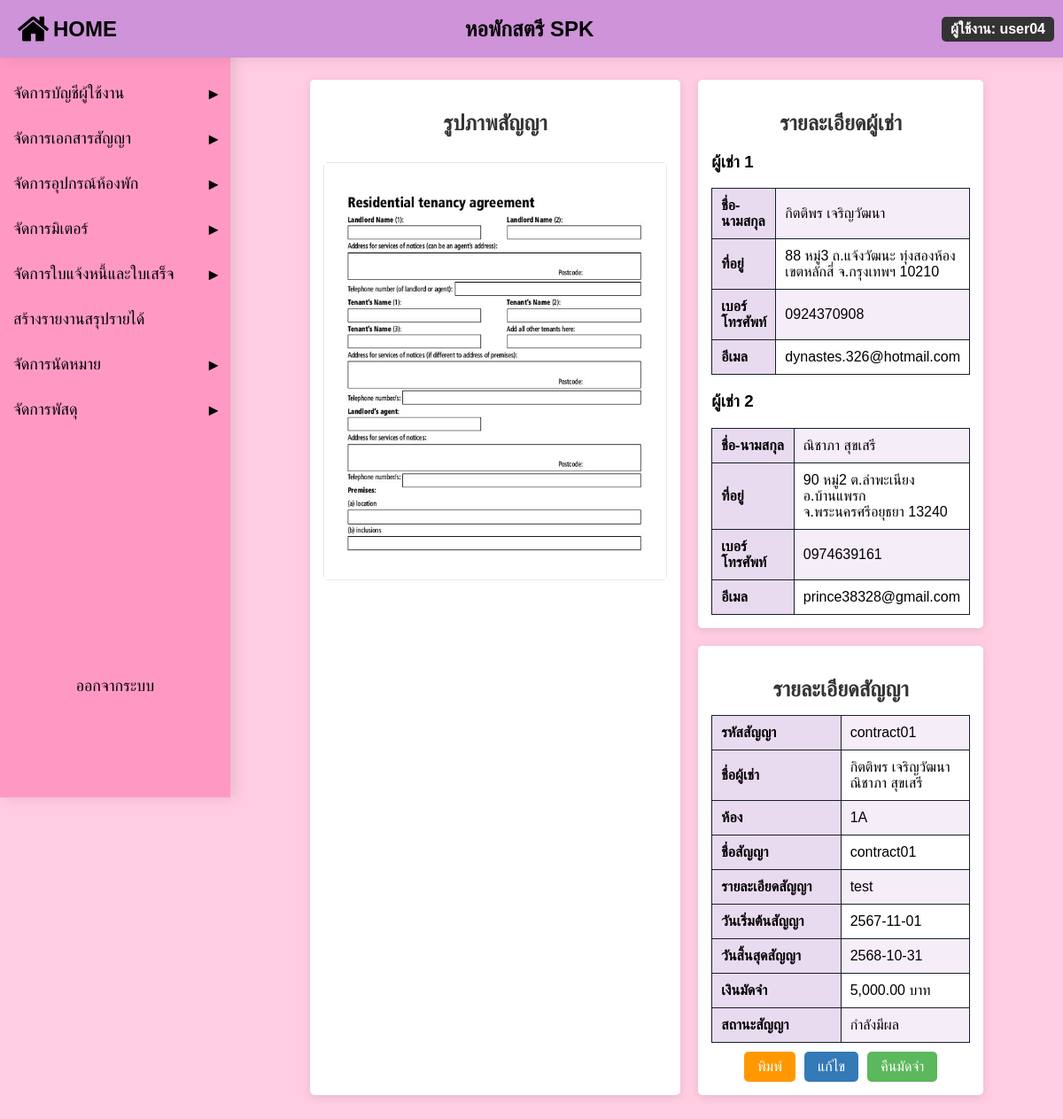
The app's page /contract_detail.php?contract_id=contract01 (signed in) with its own data.
### tables this page shows
CREATE TABLE `contract` (
  `contract_id` varchar(11) NOT NULL,
  `room_id` varchar(11) NOT NULL,
  `contract_name` varchar(40) NOT NULL,
  `contract_detail` text,
  `contract_start` date NOT NULL,
  `contract_end` date NOT NULL,
  `contract_img` blob NOT NULL,
  `deposit` varchar(11) NOT NULL,
  `contract_status` varchar(11) NOT NULL
);

CREATE TABLE `room` (
  `room_id` varchar(11) NOT NULL,
  `room_status` varchar(11) NOT NULL,
  `room_detail` text NOT NULL,
  `room_price` varchar(6) NOT NULL
);

### contract_detail.php (the view, shortened to what this page needs)
<?php
include('condb.php');
$contract_id = isset($_GET['contract_id']) ? $_GET['contract_id'] : null;
$sql = "SELECT
            c.*,
            GROUP_CONCAT(DISTINCT CONCAT(u.first_name, ' ', u.last_name) SEPARATOR '\n') AS tenant_names,
            GROUP_CONCAT(DISTINCT u.user_address SEPARATOR ' nl2br ') AS tenant_addresses,
            GROUP_CONCAT(DISTINCT u.phone SEPARATOR ', ') AS tenant_phones,
            GROUP_CONCAT(DISTINCT u.email SEPARATOR ', ') AS tenant_emails,
            r.room_id
        FROM contract c
        LEFT JOIN contract_user cu ON c.contract_id = cu.contract_id
        LEFT JOIN user u ON cu.user_id = u.user_id
        LEFT JOIN room r ON c.room_id = r.room_id
        WHERE c.contract_id = ?
        GROUP BY c.contract_id";
$contract = null;
if ($stmt = $conn->prepare($sql)) {
    $stmt->bind_param("s", $contract_id);
    $stmt->execute();
    $result = $stmt->get_result();
    $contract = $result->fetch_assoc();
}
?>
<!DOCTYPE html>
<html lang="th">
<head>
</head>
<body>
    <?php include('admin_sidebar.php'); ?>
    <div class="container-wrapper">
        <div class="image-container">
            <h2>รูปภาพสัญญา</h2>
            <?php if (!empty($contract['contract_img'])): ?>
                <img src="<?php echo htmlspecialchars($contract['contract_img']); ?>" alt="Contract Image">
            <?php else: ?>
                <p>ไม่มีรูปภาพ</p>
            <?php endif; ?>
        </div>
        <div class="details-wrapper">
            <div class="user-details-container">
                <h2>รายละเอียดผู้เช่า</h2>
                <?php
                $tenant_names = explode("\n", $contract['tenant_names']);
                $tenant_addresses = explode(' nl2br ', $contract['tenant_addresses']);
                $tenant_phones = explode(', ', $contract['tenant_phones']);
                $tenant_emails = explode(', ', $contract['tenant_emails']);
                for ($i = 0; $i < count($tenant_names); $i++) {
                    echo '
                    <div class="user-detail-table">
                        <h3>ผู้เช่า ' . ($i + 1) . '</h3>
                        <table>
                            <tr>
                                <th>ชื่อ-นามสกุล</th>
                                <td>' . htmlspecialchars($tenant_names[$i]) . '</td>
                            </tr>
                            <tr>
                                <th>ที่อยู่</th>
                                <td>' . htmlspecialchars($tenant_addresses[$i] ?? '-') . '</td>
                            </tr>
                            <tr>
                                <th>เบอร์โทรศัพท์</th>
                                <td>' . htmlspecialchars($tenant_phones[$i] ?? '-') . '</td>
                            </tr>
                            <tr>
                                <th>อีเมล</th>
                                <td>' . htmlspecialchars($tenant_emails[$i] ?? '-') . '</td>
                            </tr>
                        </table>
                    </div>
                    ';
                }
                ?>
            </div>
            <div class="details-container">
                <h2>รายละเอียดสัญญา</h2>
                <table>
                    <tr>
                        <th>รหัสสัญญา</th>
                        <td><?php echo htmlspecialchars($contract['contract_id']); ?></td>
                    </tr>
                    <tr>
                        <th>ชื่อผู้เช่า</th>
                        <td><?php echo nl2br(htmlspecialchars($contract['tenant_names'])); ?></td>
                    </tr>
                    <tr>
                        <th>ห้อง</th>
                        <td><?php echo htmlspecialchars($contract['room_id']); ?></td>
                    </tr>
                    <tr>
                        <th>ชื่อสัญญา</th>
                        <td><?php echo htmlspecialchars($contract['contract_name']); ?></td>
                    </tr>
                    <tr>
                        <th>รายละเอียดสัญญา</th>
                        <td><?php echo htmlspecialchars($contract['contract_detail']); ?></td>
                    </tr>
                    <tr>
                        <th>วันเริ่มต้นสัญญา</th>
                        <td><?php echo htmlspecialchars($contract['contract_start']); ?></td>
                    </tr>
                    <tr>
                        <th>วันสิ้นสุดสัญญา</th>
                        <td><?php echo htmlspecialchars($contract['contract_end']); ?></td>
                    </tr>
                    <tr>
                        <th>เงินมัดจำ</th>
                        <td><?php echo htmlspecialchars(number_format($contract['deposit'], 2)); ?> บาท</td>
                    </tr>
                    <tr>
                        <th>สถานะสัญญา</th>
                        <td><?php echo htmlspecialchars($contract['contract_status']); ?></td>
                    </tr>
                </table>
                <div class="buttons">
                    <a class="btn print-btn" onclick="printImage('<?php echo $contract['contract_img']; ?>')">พิมพ์</a>
                    <a href="edit_contract.php?contract_id=<?php echo $contract['contract_id']; ?>" class="btn">แก้ไข</a>
                    <a href="security_refund.php?contract_id=<?php echo $contract['contract_id']; ?>" class="btn refund-btn">คืนมัดจำ</a>
                </div>
            </div>
        </div>
    </div>
</body>
</html>

### contract_detail.php (style rules this page uses)
body { font-family: Arial, sans-serif; margin: 0; padding: 0; }
.container-wrapper { display: flex; flex-direction: row; justify-content: center; gap: 20px; margin: 90px; margin-left: 350px; max-width: 1800px; }
.image-container { flex: 3; background: #fff; padding: 15px; border-radius: 5px; box-shadow: 0 2px 10px rgba(0, 0, 0, 0.1); display: flex; flex-direction: column; align-items: center; }
.image-container img { max-width: 100%; height: auto; border-radius: 5px; margin-top: 15px; }
.details-wrapper { flex: 2; display: flex; flex-direction: column; gap: 20px; }
.details-container, .user-details-container { background: #fff; padding: 15px; border-radius: 5px; box-shadow: 0 2px 10px rgba(0, 0, 0, 0.1); }
table { width: 100%; border-collapse: collapse; margin-top: 10px; }
table, th, td { border: 1px solid #17202a; }
th, td { padding: 10px; text-align: left; width: 40%; }
th { background-color: #e8daef; }
tr:nth-child(even) { background-color: #ffffff; }
tr:nth-child(odd) { background-color: #f5eef8; }
h2 { margin-bottom: 15px; text-align: center; color: #333; }
.buttons { display: flex; justify-content: center; gap: 10px; margin-top: 10px; }
.btn { background-color: #337ab7; color: white; padding: 8px 15px; border-radius: 5px; text-decoration: none; text-align: center; cursor: pointer; }
.print-btn { background-color: #FF9800; }
.refund-btn { background-color: #5cb85c; }

### admin_sidebar.php (style rules this page uses)
body { margin: 0; font-family: Arial, sans-serif; background-color: #ffcce1; }

### records on screen
contract: contract_img (picture), contract_id "contract01", room.room_id "1A", contract_name "contract01", contract_detail "test", contract_start "2567-11-01", contract_end "2568-10-31", deposit "5,000.00", contract_status "กำลังมีผล"

### other values on screen
$_SESSION['username'] "user04"
$tenant_names[$i] "กิตติพร เจริญวัฒนา"
$tenant_addresses[$i] "88 หมู่3 ถ.แจ้งวัฒนะ ทุ่งสองห้อง เขตหลักสี่ จ.กรุงเทพฯ 10210"
$tenant_phones[$i] "0924370908"
$tenant_emails[$i] "dynastes.326@hotmail.com"
$tenant_names[$i] "ณิชาภา สุขเสรี"
$tenant_addresses[$i] "90 หมู่2 ต.ลำพะเนียง อ.บ้านแพรก จ.พระนครศรีอยุธยา 13240"
$tenant_phones[$i] "0974639161"
$tenant_emails[$i] "prince38328@gmail.com"
$contract['tenant_names'] "กิตติพร เจริญวัฒนา ณิชาภา สุขเสรี"
